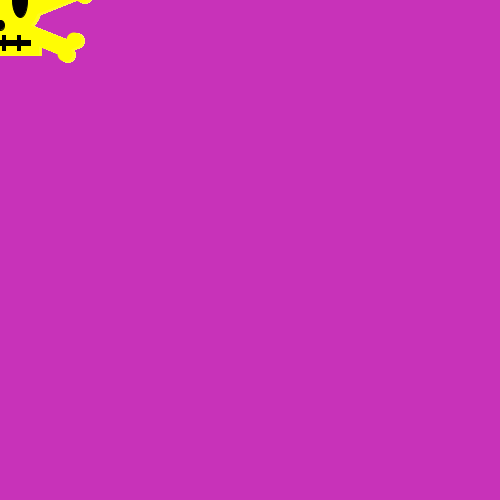
Frame 1 (no input)
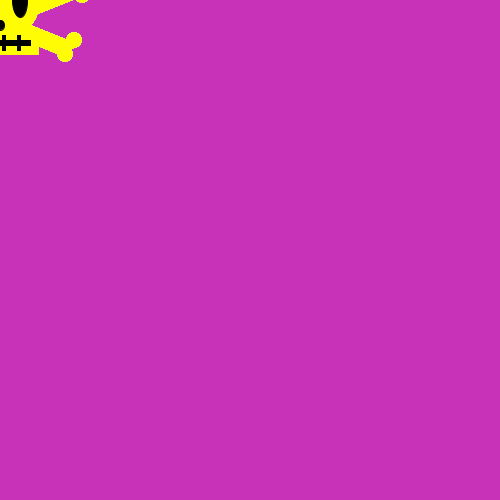
Frame 60 (the mouse pressed at the canvas centre just before this capture)
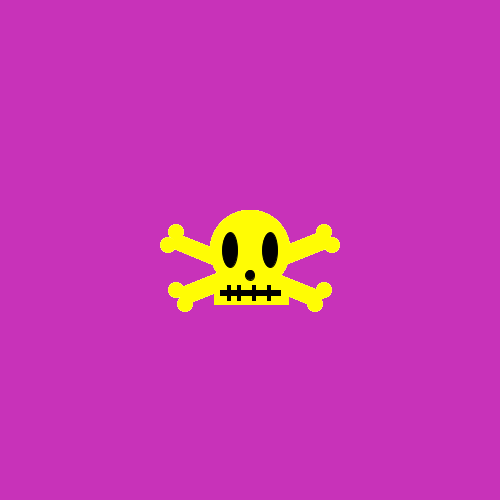
Frame 120 (the mouse held since frame 60 and released just before this capture)

The Processing sketch that drew these frames (run headless with seeded random() and noise(); from frame 60 on, the mouse is pressed at the canvas centre):

// Processing sketch: processing_75927
// ── processing_75927.pde

int [] xpos = new int[50];
int [] ypos = new int [50];
void setup () {
  size (500,500);
  smooth ();
  
  for ( int i = 0; i< xpos.length; i++) {
    xpos[i] = 3;
    ypos[i] =1;
  }
}

void draw() {
  background (200, 50, 185);
  
  for (int i = 0; i< xpos.length-1; i++) {
    xpos[i] = xpos[i+1];
    ypos[i] = ypos[i+1];
  }
  
  xpos [xpos.length-1] = mouseX;
  ypos [ypos.length-1] = mouseY;
  for (int i = 0; i < xpos.length; i++) {
    noStroke ();
    fill (205-i*25);
      //bones;
      beginShape(); 
  vertex(xpos [i]-65,ypos [i]+55);
  vertex(xpos [i]+85,ypos [i]-5);
  vertex(xpos [i]+75,ypos [i]-20);
  vertex(xpos [i]-75,ypos [i]+40);
  endShape(CLOSE);
  //next bone
   beginShape(); 
  vertex(xpos[i]-70,ypos[i]-15);
  vertex(xpos [i]+80,ypos [i]+45);
  vertex(xpos [i]+60,ypos [i]+55);
  vertex(xpos [i]-85,ypos [i]-5);
  endShape(CLOSE);
  //bones02
  ellipse(xpos [i]-74,ypos [i]-18,15,15);
 ellipse(xpos [i]+74,ypos [i]-18,15,15);
 ellipse(xpos [i]-82,ypos [i]-5,15,15);
    ellipse(xpos [i]+82,ypos [i]-5,15,15);
     ellipse(xpos[i]+65,ypos [i]+54,15,15);
  ellipse(xpos [i]-65,ypos [i]+54,15,15);
  ellipse(xpos [i]+74,ypos [i]+40,15,15);
    ellipse(xpos [i]-74,ypos [i]+40,15,15);
  //skull
  ellipse (xpos [i], ypos [i], i,i);
       ellipse(xpos [i],ypos [i],80,80);
 rect (xpos [i]-36,ypos [i]+30,75,25);
  fill(0);
 stroke(0);
 ellipse(xpos [i]+20,ypos [i],15,35);
  ellipse(xpos [i]-20,ypos [i],15,35);
  ellipse(xpos[i],ypos [i]+25,9,10);
   //teeth;
  rect(xpos [i]-30,ypos[i]+40,60,5);
  rect(xpos [i]-20,ypos [i]+35,-3,15);
  rect(xpos [i]-10,ypos [i]+35,-3,15);
  rect(xpos [i]+5,ypos [i]+35,-3,15);
  rect(xpos [i]+20,ypos [i]+35,-3,15);
   

  }
}
